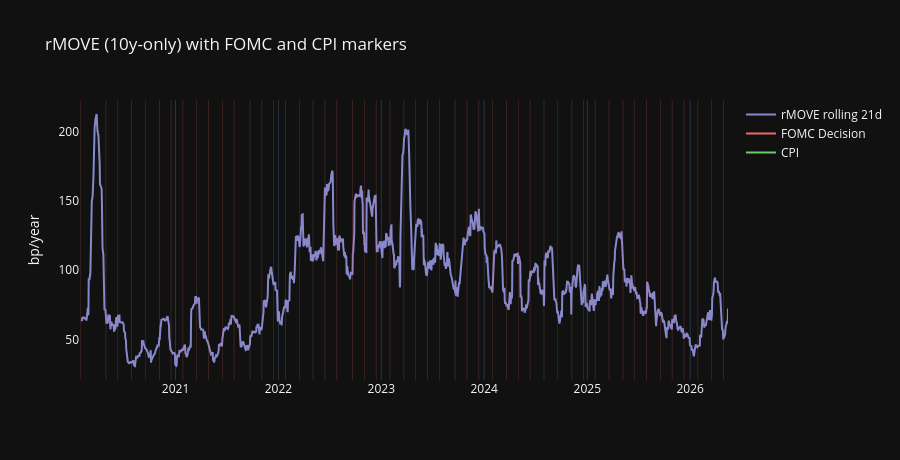

Notebook code for this chart:
### Code cell
import numpy as np
import pandas as pd
import pandas_datareader.data as web

# Recompute rMOVE_rolling inline (same construction as notebooks/realized_move.ipynb).
START_RM = "2020-01-01"
WINDOW = 21
WEIGHTS = {"y2": 0.20, "y5": 0.20, "y10": 0.40, "y30": 0.20}
FRED_TENORS = {"y2": "DGS2", "y5": "DGS5", "y10": "DGS10", "y30": "DGS30"}

raw = web.DataReader(list(FRED_TENORS.values()), "fred", START_RM)
raw.columns = list(FRED_TENORS)
raw = raw.dropna()
rmove = sum(
    w * np.sqrt((raw[t].diff() * 100).pow(2).rolling(WINDOW).mean()) * np.sqrt(252)
    for t, w in WEIGHTS.items()
)
rmove = rmove.dropna()

# FOMC + CPI markers from the calendar
events = df.filter(
    pl.col("event_name").is_in(["FOMC Decision", "CPI"])
).filter(
    (pl.col("release_date") >= dt.date.fromisoformat(START_RM)) &
    (pl.col("release_date") <= dt.date.today())
).to_pandas()

fig = go.Figure()
fig.add_trace(go.Scatter(x=rmove.index, y=rmove.values, mode="lines",
                        name="rMOVE rolling 21d", line=dict(color="#88c")))
for _, ev in events.iterrows():
    color = "#e66" if ev["event_name"] == "FOMC Decision" else "#6c6"
    fig.add_vline(x=ev["release_date"], line_color=color, line_width=0.5, opacity=0.4)
fig.add_trace(go.Scatter(x=[None], y=[None], mode="lines",
                        line=dict(color="#e66"), name="FOMC Decision"))
fig.add_trace(go.Scatter(x=[None], y=[None], mode="lines",
                        line=dict(color="#6c6"), name="CPI"))
fig.update_layout(
    title="rMOVE (10y-only) with FOMC and CPI markers",
    yaxis_title="bp/year",
    template="plotly_dark",
    yaxis=dict(showgrid=False),
    height=460,
)
fig.show()
print(f"rMOVE samples: {len(rmove):,}, events overlaid: {len(events):,}")

### Figure 1 — Plotly figure (JSON) as saved in the notebook; plotly's stock layout.template omitted (floating-point values rounded to 4 significant figures; data arrays with more than 128 entries replaced by an {"elided": "..."} marker saying what was removed)
{"data": [{"line": {"color": "#88c"}, "mode": "lines", "name": "rMOVE rolling 21d", "type": "scatter", "x": {"elided": "1573 str values"}, "y": {"elided": "1573 float values"}}, {"line": {"color": "#e66"}, "mode": "lines", "name": "FOMC Decision", "type": "scatter", "x": [null], "y": [null]}, {"line": {"color": "#6c6"}, "mode": "lines", "name": "CPI", "type": "scatter", "x": [null], "y": [null]}], "layout": {"height": 460, "shapes": [{"line": {"color": "#e66", "width": 0.5}, "opacity": 0.4, "type": "line", "x0": "2020-01-29T00:00:00", "x1": "2020-01-29T00:00:00", "xref": "x", "y0": 0, "y1": 1, "yref": "y domain"}, {"line": {"color": "#e66", "width": 0.5}, "opacity": 0.4, "type": "line", "x0": "2020-04-29T00:00:00", "x1": "2020-04-29T00:00:00", "xref": "x", "y0": 0, "y1": 1, "yref": "y domain"}, {"line": {"color": "#e66", "width": 0.5}, "opacity": 0.4, "type": "line", "x0": "2020-06-10T00:00:00", "x1": "2020-06-10T00:00:00", "xref": "x", "y0": 0, "y1": 1, "yref": "y domain"}, {"line": {"color": "#e66", "width": 0.5}, "opacity": 0.4, "type": "line", "x0": "2020-07-29T00:00:00", "x1": "2020-07-29T00:00:00", "xref": "x", "y0": 0, "y1": 1, "yref": "y domain"}, {"line": {"color": "#e66", "width": 0.5}, "opacity": 0.4, "type": "line", "x0": "2020-09-16T00:00:00", "x1": "2020-09-16T00:00:00", "xref": "x", "y0": 0, "y1": 1, "yref": "y domain"}, {"line": {"color": "#e66", "width": 0.5}, "opacity": 0.4, "type": "line", "x0": "2020-11-05T00:00:00", "x1": "2020-11-05T00:00:00", "xref": "x", "y0": 0, "y1": 1, "yref": "y domain"}, {"line": {"color": "#e66", "width": 0.5}, "opacity": 0.4, "type": "line", "x0": "2020-12-16T00:00:00", "x1": "2020-12-16T00:00:00", "xref": "x", "y0": 0, "y1": 1, "yref": "y domain"}, {"line": {"color": "#e66", "width": 0.5}, "opacity": 0.4, "type": "line", "x0": "2021-01-27T00:00:00", "x1": "2021-01-27T00:00:00", "xref": "x", "y0": 0, "y1": 1, "yref": "y domain"}, {"line": {"color": "#e66", "width": 0.5}, "opacity": 0.4, "type": "line", "x0": "2021-03-17T00:00:00", "x1": "2021-03-17T00:00:00", "xref": "x", "y0": 0, "y1": 1, "yref": "y domain"}, {"line": {"color": "#e66", "width": 0.5}, "opacity": 0.4, "type": "line", "x0": "2021-04-28T00:00:00", "x1": "2021-04-28T00:00:00", "xref": "x", "y0": 0, "y1": 1, "yref": "y domain"}, {"line": {"color": "#e66", "width": 0.5}, "opacity": 0.4, "type": "line", "x0": "2021-06-16T00:00:00", "x1": "2021-06-16T00:00:00", "xref": "x", "y0": 0, "y1": 1, "yref": "y domain"}, {"line": {"color": "#e66", "width": 0.5}, "opacity": 0.4, "type": "line", "x0": "2021-07-28T00:00:00", "x1": "2021-07-28T00:00:00", "xref": "x", "y0": 0, "y1": 1, "yref": "y domain"}, {"line": {"color": "#e66", "width": 0.5}, "opacity": 0.4, "type": "line", "x0": "2021-09-22T00:00:00", "x1": "2021-09-22T00:00:00", "xref": "x", "y0": 0, "y1": 1, "yref": "y domain"}, {"line": {"color": "#e66", "width": 0.5}, "opacity": 0.4, "type": "line", "x0": "2021-11-03T00:00:00", "x1": "2021-11-03T00:00:00", "xref": "x", "y0": 0, "y1": 1, "yref": "y domain"}, {"line": {"color": "#e66", "width": 0.5}, "opacity": 0.4, "type": "line", "x0": "2021-12-15T00:00:00", "x1": "2021-12-15T00:00:00", "xref": "x", "y0": 0, "y1": 1, "yref": "y domain"}, {"line": {"color": "#e66", "width": 0.5}, "opacity": 0.4, "type": "line", "x0": "2022-01-26T00:00:00", "x1": "2022-01-26T00:00:00", "xref": "x", "y0": 0, "y1": 1, "yref": "y domain"}, {"line": {"color": "#e66", "width": 0.5}, "opacity": 0.4, "type": "line", "x0": "2022-03-16T00:00:00", "x1": "2022-03-16T00:00:00", "xref": "x", "y0": 0, "y1": 1, "yref": "y domain"}, {"line": {"color": "#e66", "width": 0.5}, "opacity": 0.4, "type": "line", "x0": "2022-05-04T00:00:00", "x1": "2022-05-04T00:00:00", "xref": "x", "y0": 0, "y1": 1, "yref": "y domain"}, {"line": {"color": "#e66", "width": 0.5}, "opacity": 0.4, "type": "line", "x0": "2022-06-15T00:00:00", "x1": "2022-06-15T00:00:00", "xref": "x", "y0": 0, "y1": 1, "yref": "y domain"}, {"line": {"color": "#e66", "width": 0.5}, "opacity": 0.4, "type": "line", "x0": "2022-07-27T00:00:00", "x1": "2022-07-27T00:00:00", "xref": "x", "y0": 0, "y1": 1, "yref": "y domain"}, {"line": {"color": "#e66", "width": 0.5}, "opacity": 0.4, "type": "line", "x0": "2022-09-21T00:00:00", "x1": "2022-09-21T00:00:00", "xref": "x", "y0": 0, "y1": 1, "yref": "y domain"}, {"line": {"color": "#e66", "width": 0.5}, "opacity": 0.4, "type": "line", "x0": "2022-11-02T00:00:00", "x1": "2022-11-02T00:00:00", "xref": "x", "y0": 0, "y1": 1, "yref": "y domain"}, {"line": {"color": "#e66", "width": 0.5}, "opacity": 0.4, "type": "line", "x0": "2022-12-14T00:00:00", "x1": "2022-12-14T00:00:00", "xref": "x", "y0": 0, "y1": 1, "yref": "y domain"}, {"line": {"color": "#e66", "width": 0.5}, "opacity": 0.4, "type": "line", "x0": "2023-02-01T00:00:00", "x1": "2023-02-01T00:00:00", "xref": "x", "y0": 0, "y1": 1, "yref": "y domain"}, {"line": {"color": "#e66", "width": 0.5}, "opacity": 0.4, "type": "line", "x0": "2023-03-22T00:00:00", "x1": "2023-03-22T00:00:00", "xref": "x", "y0": 0, "y1": 1, "yref": "y domain"}, {"line": {"color": "#e66", "width": 0.5}, "opacity": 0.4, "type": "line", "x0": "2023-05-03T00:00:00", "x1": "2023-05-03T00:00:00", "xref": "x", "y0": 0, "y1": 1, "yref": "y domain"}, {"line": {"color": "#e66", "width": 0.5}, "opacity": 0.4, "type": "line", "x0": "2023-06-14T00:00:00", "x1": "2023-06-14T00:00:00", "xref": "x", "y0": 0, "y1": 1, "yref": "y domain"}, {"line": {"color": "#e66", "width": 0.5}, "opacity": 0.4, "type": "line", "x0": "2023-07-26T00:00:00", "x1": "2023-07-26T00:00:00", "xref": "x", "y0": 0, "y1": 1, "yref": "y domain"}, {"line": {"color": "#e66", "width": 0.5}, "opacity": 0.4, "type": "line", "x0": "2023-09-20T00:00:00", "x1": "2023-09-20T00:00:00", "xref": "x", "y0": 0, "y1": 1, "yref": "y domain"}, {"line": {"color": "#e66", "width": 0.5}, "opacity": 0.4, "type": "line", "x0": "2023-11-01T00:00:00", "x1": "2023-11-01T00:00:00", "xref": "x", "y0": 0, "y1": 1, "yref": "y domain"}, {"line": {"color": "#e66", "width": 0.5}, "opacity": 0.4, "type": "line", "x0": "2023-12-13T00:00:00", "x1": "2023-12-13T00:00:00", "xref": "x", "y0": 0, "y1": 1, "yref": "y domain"}, {"line": {"color": "#e66", "width": 0.5}, "opacity": 0.4, "type": "line", "x0": "2024-01-31T00:00:00", "x1": "2024-01-31T00:00:00", "xref": "x", "y0": 0, "y1": 1, "yref": "y domain"}, {"line": {"color": "#e66", "width": 0.5}, "opacity": 0.4, "type": "line", "x0": "2024-03-20T00:00:00", "x1": "2024-03-20T00:00:00", "xref": "x", "y0": 0, "y1": 1, "yref": "y domain"}, {"line": {"color": "#e66", "width": 0.5}, "opacity": 0.4, "type": "line", "x0": "2024-05-01T00:00:00", "x1": "2024-05-01T00:00:00", "xref": "x", "y0": 0, "y1": 1, "yref": "y domain"}, {"line": {"color": "#e66", "width": 0.5}, "opacity": 0.4, "type": "line", "x0": "2024-06-12T00:00:00", "x1": "2024-06-12T00:00:00", "xref": "x", "y0": 0, "y1": 1, "yref": "y domain"}, {"line": {"color": "#e66", "width": 0.5}, "opacity": 0.4, "type": "line", "x0": "2024-07-31T00:00:00", "x1": "2024-07-31T00:00:00", "xref": "x", "y0": 0, "y1": 1, "yref": "y domain"}, {"line": {"color": "#e66", "width": 0.5}, "opacity": 0.4, "type": "line", "x0": "2024-09-18T00:00:00", "x1": "2024-09-18T00:00:00", "xref": "x", "y0": 0, "y1": 1, "yref": "y domain"}, {"line": {"color": "#e66", "width": 0.5}, "opacity": 0.4, "type": "line", "x0": "2024-11-07T00:00:00", "x1": "2024-11-07T00:00:00", "xref": "x", "y0": 0, "y1": 1, "yref": "y domain"}, {"line": {"color": "#e66", "width": 0.5}, "opacity": 0.4, "type": "line", "x0": "2024-12-18T00:00:00", "x1": "2024-12-18T00:00:00", "xref": "x", "y0": 0, "y1": 1, "yref": "y domain"}, {"line": {"color": "#e66", "width": 0.5}, "opacity": 0.4, "type": "line", "x0": "2025-01-29T00:00:00", "x1": "2025-01-29T00:00:00", "xref": "x", "y0": 0, "y1": 1, "yref": "y domain"}, {"line": {"color": "#e66", "width": 0.5}, "opacity": 0.4, "type": "line", "x0": "2025-03-19T00:00:00", "x1": "2025-03-19T00:00:00", "xref": "x", "y0": 0, "y1": 1, "yref": "y domain"}, {"line": {"color": "#e66", "width": 0.5}, "opacity": 0.4, "type": "line", "x0": "2025-05-07T00:00:00", "x1": "2025-05-07T00:00:00", "xref": "x", "y0": 0, "y1": 1, "yref": "y domain"}, {"line": {"color": "#e66", "width": 0.5}, "opacity": 0.4, "type": "line", "x0": "2025-06-18T00:00:00", "x1": "2025-06-18T00:00:00", "xref": "x", "y0": 0, "y1": 1, "yref": "y domain"}, {"line": {"color": "#e66", "width": 0.5}, "opacity": 0.4, "type": "line", "x0": "2025-07-30T00:00:00", "x1": "2025-07-30T00:00:00", "xref": "x", "y0": 0, "y1": 1, "yref": "y domain"}, {"line": {"color": "#e66", "width": 0.5}, "opacity": 0.4, "type": "line", "x0": "2025-09-17T00:00:00", "x1": "2025-09-17T00:00:00", "xref": "x", "y0": 0, "y1": 1, "yref": "y domain"}, {"line": {"color": "#e66", "width": 0.5}, "opacity": 0.4, "type": "line", "x0": "2025-10-29T00:00:00", "x1": "2025-10-29T00:00:00", "xref": "x", "y0": 0, "y1": 1, "yref": "y domain"}, {"line": {"color": "#e66", "width": 0.5}, "opacity": 0.4, "type": "line", "x0": "2025-12-10T00:00:00", "x1": "2025-12-10T00:00:00", "xref": "x", "y0": 0, "y1": 1, "yref": "y domain"}, {"line": {"color": "#e66", "width": 0.5}, "opacity": 0.4, "type": "line", "x0": "2026-01-28T00:00:00", "x1": "2026-01-28T00:00:00", "xref": "x", "y0": 0, "y1": 1, "yref": "y domain"}, {"line": {"color": "#e66", "width": 0.5}, "opacity": 0.4, "type": "line", "x0": "2026-03-18T00:00:00", "x1": "2026-03-18T00:00:00", "xref": "x", "y0": 0, "y1": 1, "yref": "y domain"}, {"line": {"color": "#e66", "width": 0.5}, "opacity": 0.4, "type": "line", "x0": "2026-04-29T00:00:00", "x1": "2026-04-29T00:00:00", "xref": "x", "y0": 0, "y1": 1, "yref": "y domain"}], "title": {"text": "rMOVE (10y-only) with FOMC and CPI markers"}, "yaxis": {"showgrid": false, "title": {"text": "bp/year"}}}}
